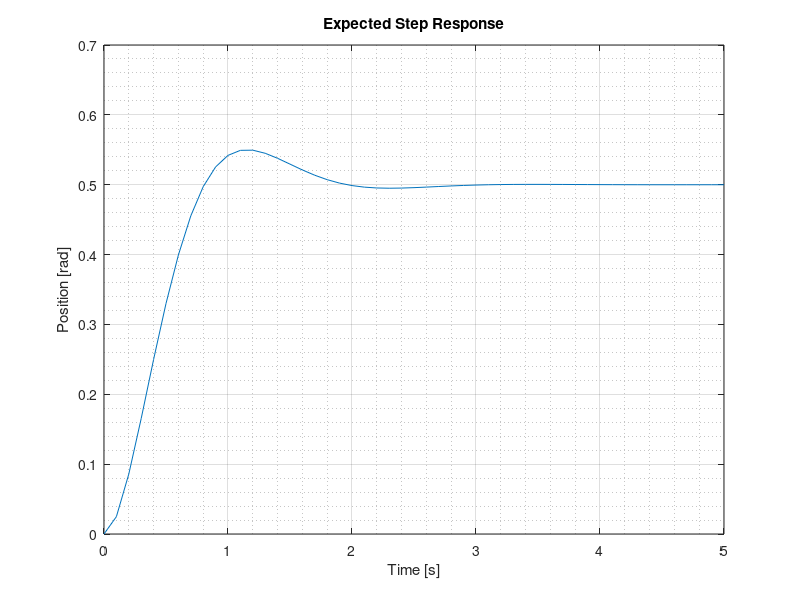

The MATLAB script that drew this image: (Note: this script raises an error after producing the figure.)
clc
clear

% Expected Result in MATLAB
num = 5.709;
den = [1 3.9938 11.4181];
sys = tf(num,den);
t = [0:0.1:5];
figure();
plot(t,step(sys,t))
ylabel('Position [rad]')
xlabel('Time [s]')
grid on; grid minor
title('Expected Step Response')

% Load Data
data = load("Tested_Gains3");
time = data(:,1); %[ms]
ref_pos = data(:,2); %[rad]
meas_pos = data(:,3); %[rad]

% Adjust/Convert Time Vector
time = time - time(2);
time(1) = 0;
time = time ./ 1000; %[s]

% Plot Data
figure();
plot(time,ref_pos)
hold on
plot(time,meas_pos)
hold off
ylabel('Position [rad]')
xlabel('Time [s]')
grid on; grid minor
title('Designed Control Gains Response')